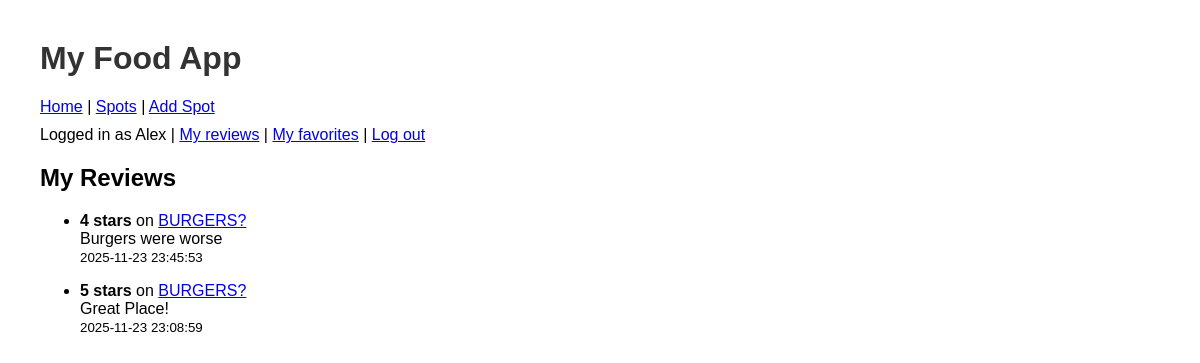
The page /my-reviews (signed in) on the database its author committed.
### tables this page shows
CREATE TABLE reviews (
    id INTEGER PRIMARY KEY AUTOINCREMENT,
    spot_id INTEGER NOT NULL,
    rating INTEGER NOT NULL,
    text TEXT,
    user_id INTEGER,
    created_at TIMESTAMP DEFAULT CURRENT_TIMESTAMP
);

CREATE TABLE spots (
    id INTEGER PRIMARY KEY AUTOINCREMENT,
    name TEXT NOT NULL,
    category TEXT,
    latitude REAL,
    longitude REAL
, late_night INTEGER DEFAULT 0, fine_dining INTEGER DEFAULT 0, health_conscious INTEGER DEFAULT 0, affordable INTEGER DEFAULT 0, sweet_treat INTEGER DEFAULT 0, close INTEGER DEFAULT 0);

### app.py (the view)
@app.route("/my-reviews")
def my_reviews():
    if not session.get("user_id"):
        return redirect(url_for("login"))
    db = get_db()
    reviews = db.execute(
        """
        SELECT
            reviews.id,
            reviews.rating,
            reviews.text,
            reviews.created_at,
            spots.id AS spot_id,
            spots.name AS spot_name
        FROM reviews
        JOIN spots ON reviews.spot_id = spots.id
        WHERE reviews.user_id = ?
        ORDER BY reviews.created_at DESC
        """,
        (session["user_id"],)
    ).fetchall()
    db.close()
    return render_template("my_reviews.html", reviews=reviews)

### app.py (called while the page is built)
def get_db():
    connection = sqlite3.connect("spots.db")
    connection.row_factory = sqlite3.Row  # lets us use column names later
    return connection

### templates/my_reviews.html
{% extends "layout.html" %}
{% block content %}
<h2>My Reviews</h2>
{% if reviews %}
  <ul>
    {% for review in reviews %}
      <li style="margin-bottom: 1rem;">
        <strong>{{ review["rating"] }} stars</strong>
        on
        <a href="/spot/{{ review['spot_id'] }}">{{ review["spot_name"] }}</a><br>
        {{ review["text"] }}<br>
        <small>{{ review["created_at"] }}</small>
      </li>
    {% endfor %}
  </ul>
{% else %}
  <p>You have not written any reviews yet.</p>
  <p><a href="/spots">Browse spots</a> to start reviewing.</p>
{% endif %}
{% endblock %}

### static/styles.css (style rules this page uses)
body { font-family: Arial, sans-serif; margin: 40px; }

### rows shown on the page
reviews: rating "4", spot_name "BURGERS?", text "Burgers were worse", created_at "2025-11-23 23:45:53"
reviews: rating "5", spot_name "BURGERS?", text "Great Place!", created_at "2025-11-23 23:08:59"

### other values the page prints
{{ session["username"] }} "Alex"
